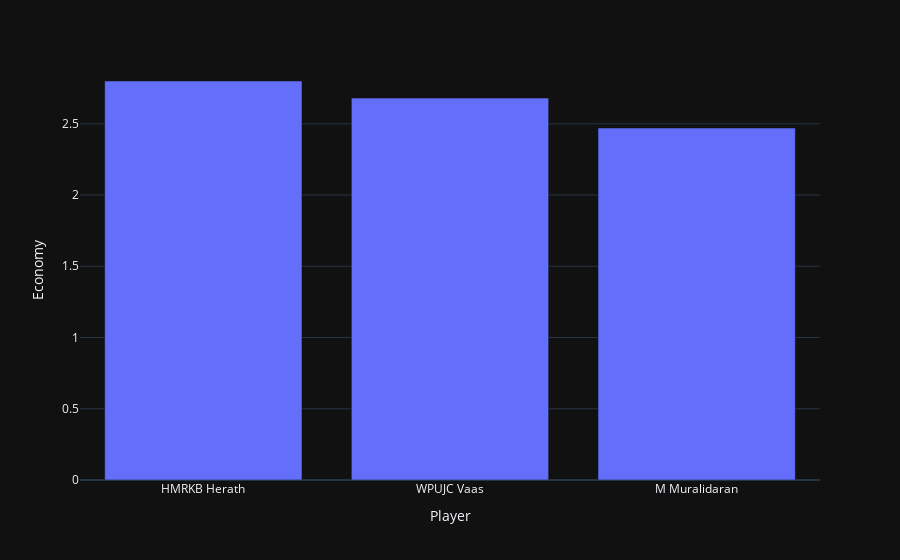
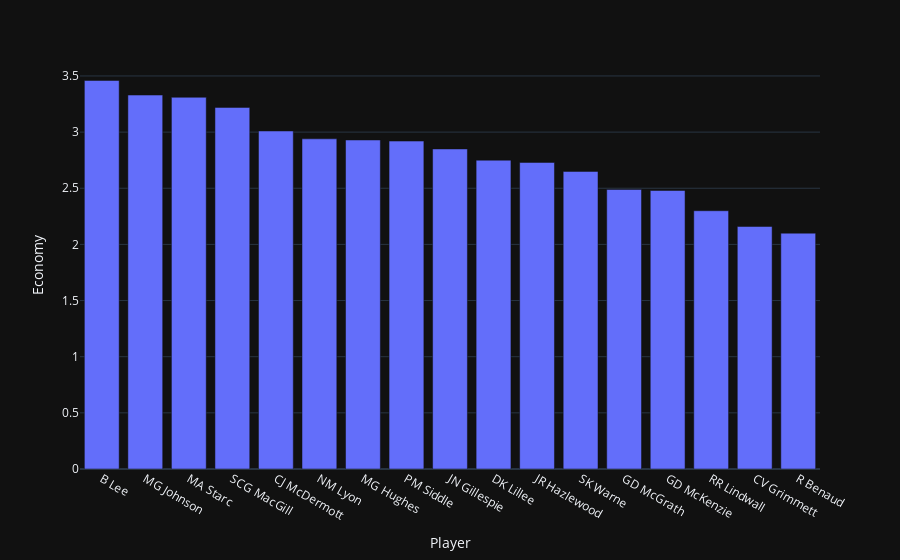
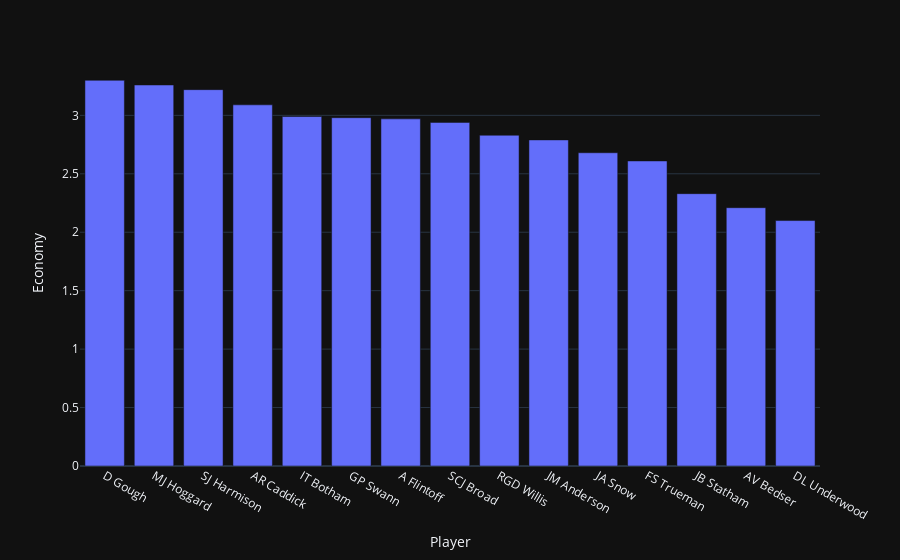
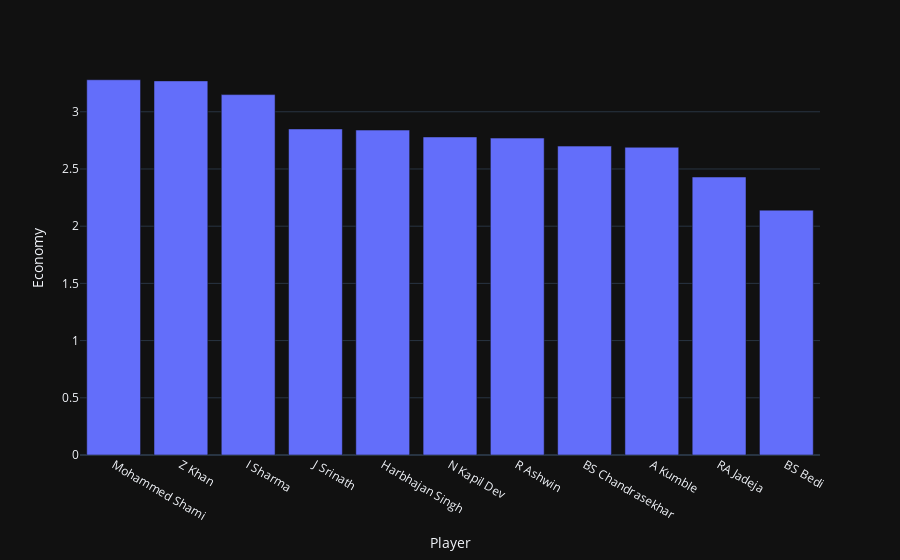

The notebook cell saved with these charts, in order:
### Markdown cell above
## Economy of each player

### Code cell
for country in countries:
    df_country = project_data[project_data["Country"] == country]
    print(counrty_dict.get(country))
    fig = px.bar(data_frame=df_country.sort_values(by=["Economy"], ascending = False), x='Player',y='Economy', template='plotly_dark')
    fig.show()

### Figure 1 — Plotly figure (JSON) as saved in the notebook; plotly's stock layout.template omitted (floating-point values rounded to 4 significant figures)
{"data": [{"alignmentgroup": "True", "hovertemplate": "Player=%{x}<br>Economy=%{y}<extra></extra>", "legendgroup": "", "marker": {"color": "#636efa", "pattern": {"shape": ""}}, "name": "", "offsetgroup": "", "orientation": "v", "showlegend": false, "textposition": "auto", "type": "bar", "x": ["HMRKB Herath", "WPUJC Vaas", "M Muralidaran"], "xaxis": "x", "y": [2.8, 2.68, 2.47], "yaxis": "y"}], "layout": {"barmode": "relative", "legend": {"tracegroupgap": 0}, "margin": {"t": 60}, "xaxis": {"anchor": "y", "domain": [0, 1], "title": {"text": "Player"}}, "yaxis": {"anchor": "x", "domain": [0, 1], "title": {"text": "Economy"}}}}

### Figure 2 — Plotly figure (JSON) as saved in the notebook; plotly's stock layout.template omitted (floating-point values rounded to 4 significant figures)
{"data": [{"alignmentgroup": "True", "hovertemplate": "Player=%{x}<br>Economy=%{y}<extra></extra>", "legendgroup": "", "marker": {"color": "#636efa", "pattern": {"shape": ""}}, "name": "", "offsetgroup": "", "orientation": "v", "showlegend": false, "textposition": "auto", "type": "bar", "x": ["B Lee", "MG Johnson", "MA Starc", "SCG MacGill", "CJ McDermott", "NM Lyon", "MG Hughes", "PM Siddle", "JN Gillespie", "DK Lillee", "JR Hazlewood", "SK Warne", "GD McGrath", "GD McKenzie", "RR Lindwall", "CV Grimmett", "R Benaud"], "xaxis": "x", "y": [3.46, 3.33, 3.31, 3.22, 3.01, 2.94, 2.93, 2.92, 2.85, 2.75, 2.73, 2.65, 2.49, 2.48, 2.3, 2.16, 2.1], "yaxis": "y"}], "layout": {"barmode": "relative", "legend": {"tracegroupgap": 0}, "margin": {"t": 60}, "xaxis": {"anchor": "y", "domain": [0, 1], "title": {"text": "Player"}}, "yaxis": {"anchor": "x", "domain": [0, 1], "title": {"text": "Economy"}}}}

### Figure 3 — Plotly figure (JSON) as saved in the notebook; plotly's stock layout.template omitted (floating-point values rounded to 4 significant figures)
{"data": [{"alignmentgroup": "True", "hovertemplate": "Player=%{x}<br>Economy=%{y}<extra></extra>", "legendgroup": "", "marker": {"color": "#636efa", "pattern": {"shape": ""}}, "name": "", "offsetgroup": "", "orientation": "v", "showlegend": false, "textposition": "auto", "type": "bar", "x": ["D Gough", "MJ Hoggard", "SJ Harmison", "AR Caddick", "IT Botham", "GP Swann", "A Flintoff", "SCJ Broad", "RGD Willis", "JM Anderson", "JA Snow", "FS Trueman", "JB Statham", "AV Bedser", "DL Underwood"], "xaxis": "x", "y": [3.3, 3.26, 3.22, 3.09, 2.99, 2.98, 2.97, 2.94, 2.83, 2.79, 2.68, 2.61, 2.33, 2.21, 2.1], "yaxis": "y"}], "layout": {"barmode": "relative", "legend": {"tracegroupgap": 0}, "margin": {"t": 60}, "xaxis": {"anchor": "y", "domain": [0, 1], "title": {"text": "Player"}}, "yaxis": {"anchor": "x", "domain": [0, 1], "title": {"text": "Economy"}}}}

### Figure 4 — Plotly figure (JSON) as saved in the notebook; plotly's stock layout.template omitted (floating-point values rounded to 4 significant figures)
{"data": [{"alignmentgroup": "True", "hovertemplate": "Player=%{x}<br>Economy=%{y}<extra></extra>", "legendgroup": "", "marker": {"color": "#636efa", "pattern": {"shape": ""}}, "name": "", "offsetgroup": "", "orientation": "v", "showlegend": false, "textposition": "auto", "type": "bar", "x": ["Mohammed Shami", "Z Khan", "I Sharma", "J Srinath", "Harbhajan Singh", "N Kapil Dev", "R Ashwin", "BS Chandrasekhar", "A Kumble", "RA Jadeja", "BS Bedi"], "xaxis": "x", "y": [3.28, 3.27, 3.15, 2.85, 2.84, 2.78, 2.77, 2.7, 2.69, 2.43, 2.14], "yaxis": "y"}], "layout": {"barmode": "relative", "legend": {"tracegroupgap": 0}, "margin": {"t": 60}, "xaxis": {"anchor": "y", "domain": [0, 1], "title": {"text": "Player"}}, "yaxis": {"anchor": "x", "domain": [0, 1], "title": {"text": "Economy"}}}}
